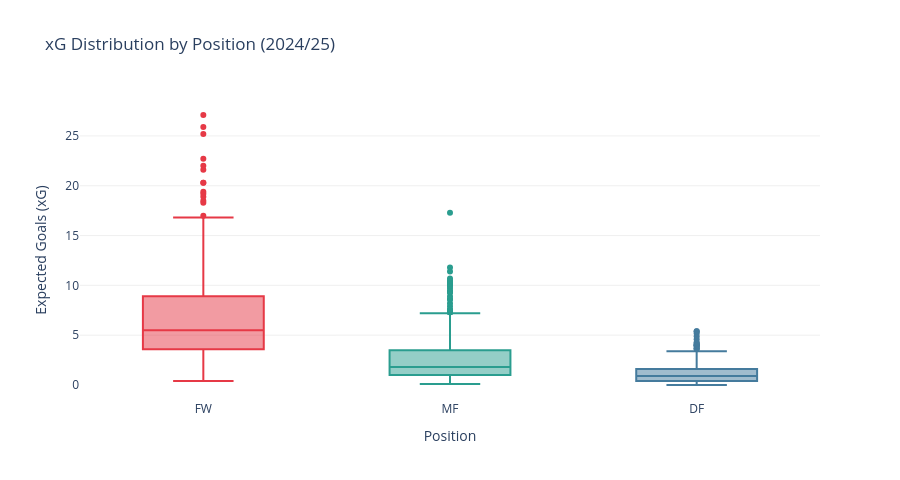

Source (notebook cell):
### Code cell
# 4.5 xG Distribution by Position
fig = px.box(xg_df, x='primary_position', y='xg', color='primary_position',
             color_discrete_map=POSITION_COLORS,
             title='xG Distribution by Position (2024/25)',
             labels={'xg': 'Expected Goals (xG)', 'primary_position': 'Position'},
             points='outliers', category_orders={'primary_position': ['FW', 'MF', 'DF']})
fig.update_layout(height=480, showlegend=False, plot_bgcolor='white',
                  yaxis=dict(showgrid=True, gridcolor='#f0f0f0'))
fig.show()

### Figure 1 — Plotly figure (JSON) as saved in the notebook; plotly's stock layout.template omitted (floating-point values rounded to 4 significant figures; data arrays with more than 128 entries replaced by an {"elided": "..."} marker saying what was removed)
{"data": [{"alignmentgroup": "True", "boxpoints": "outliers", "hovertemplate": "Position=%{x}<br>Expected Goals (xG)=%{y}<extra></extra>", "legendgroup": "FW", "marker": {"color": "#e63946"}, "name": "FW", "notched": false, "offsetgroup": "FW", "orientation": "v", "showlegend": true, "type": "box", "x": {"elided": "346 str values"}, "x0": " ", "xaxis": "x", "y": {"elided": "346 float values"}, "y0": " ", "yaxis": "y"}, {"alignmentgroup": "True", "boxpoints": "outliers", "hovertemplate": "Position=%{x}<br>Expected Goals (xG)=%{y}<extra></extra>", "legendgroup": "MF", "marker": {"color": "#2a9d8f"}, "name": "MF", "notched": false, "offsetgroup": "MF", "orientation": "v", "showlegend": true, "type": "box", "x": {"elided": "494 str values"}, "x0": " ", "xaxis": "x", "y": {"elided": "494 float values"}, "y0": " ", "yaxis": "y"}, {"alignmentgroup": "True", "boxpoints": "outliers", "hovertemplate": "Position=%{x}<br>Expected Goals (xG)=%{y}<extra></extra>", "legendgroup": "DF", "marker": {"color": "#457b9d"}, "name": "DF", "notched": false, "offsetgroup": "DF", "orientation": "v", "showlegend": true, "type": "box", "x": {"elided": "617 str values"}, "x0": " ", "xaxis": "x", "y": {"elided": "617 float values"}, "y0": " ", "yaxis": "y"}], "layout": {"boxmode": "overlay", "height": 480, "legend": {"title": {"text": "Position"}, "tracegroupgap": 0}, "plot_bgcolor": "white", "showlegend": false, "title": {"text": "xG Distribution by Position (2024/25)"}, "xaxis": {"anchor": "y", "categoryarray": ["FW", "MF", "DF"], "categoryorder": "array", "domain": [0, 1], "title": {"text": "Position"}}, "yaxis": {"anchor": "x", "domain": [0, 1], "gridcolor": "#f0f0f0", "showgrid": true, "title": {"text": "Expected Goals (xG)"}}}}
